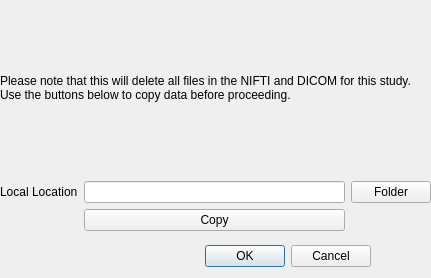
<?xml version="1.0" encoding="UTF-8"?>
<ui version="4.0">
 <class>Dialog</class>
 <widget class="QDialog" name="Dialog">
  <property name="geometry">
   <rect>
    <x>0</x>
    <y>0</y>
    <width>431</width>
    <height>278</height>
   </rect>
  </property>
  <property name="windowTitle">
   <string>Dialog</string>
  </property>
  <widget class="QDialogButtonBox" name="buttonBox">
   <property name="geometry">
    <rect>
     <x>30</x>
     <y>240</y>
     <width>341</width>
     <height>32</height>
    </rect>
   </property>
   <property name="orientation">
    <enum>Qt::Horizontal</enum>
   </property>
   <property name="standardButtons">
    <set>QDialogButtonBox::Cancel|QDialogButtonBox::Ok</set>
   </property>
  </widget>
  <widget class="QWidget" name="">
   <property name="geometry">
    <rect>
     <x>0</x>
     <y>0</y>
     <width>431</width>
     <height>231</height>
    </rect>
   </property>
   <layout class="QVBoxLayout" name="verticalLayout">
    <item>
     <widget class="QLabel" name="label">
      <property name="text">
       <string>Please note that this will delete all files in the NIFTI and DICOM for this study. Use the buttons below to copy data before proceeding.</string>
      </property>
      <property name="wordWrap">
       <bool>true</bool>
      </property>
     </widget>
    </item>
    <item>
     <layout class="QGridLayout" name="gridLayout">
      <item row="0" column="1">
       <widget class="QLineEdit" name="lineEdit"/>
      </item>
      <item row="0" column="2">
       <widget class="QPushButton" name="folderBut">
        <property name="text">
         <string>Folder</string>
        </property>
       </widget>
      </item>
      <item row="1" column="1">
       <widget class="QPushButton" name="copyBut">
        <property name="text">
         <string>Copy</string>
        </property>
       </widget>
      </item>
      <item row="0" column="0">
       <widget class="QLabel" name="label_2">
        <property name="text">
         <string>Local Location</string>
        </property>
       </widget>
      </item>
     </layout>
    </item>
   </layout>
  </widget>
  <zorder>buttonBox</zorder>
  <zorder>verticalLayoutWidget</zorder>
  <zorder>pushButton_2</zorder>
  <zorder>gridLayoutWidget</zorder>
 </widget>
 <resources/>
 <connections>
  <connection>
   <sender>buttonBox</sender>
   <signal>accepted()</signal>
   <receiver>Dialog</receiver>
   <slot>accept()</slot>
   <hints>
    <hint type="sourcelabel">
     <x>248</x>
     <y>254</y>
    </hint>
    <hint type="destinationlabel">
     <x>157</x>
     <y>274</y>
    </hint>
   </hints>
  </connection>
  <connection>
   <sender>buttonBox</sender>
   <signal>rejected()</signal>
   <receiver>Dialog</receiver>
   <slot>reject()</slot>
   <hints>
    <hint type="sourcelabel">
     <x>316</x>
     <y>260</y>
    </hint>
    <hint type="destinationlabel">
     <x>286</x>
     <y>274</y>
    </hint>
   </hints>
  </connection>
 </connections>
</ui>
